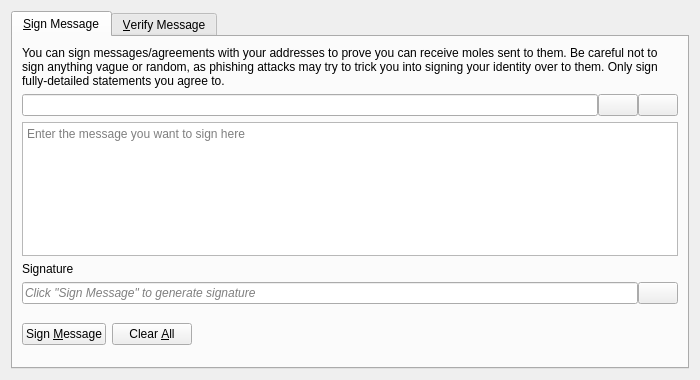
<?xml version="1.0" encoding="UTF-8"?>
<ui version="4.0">
 <class>SignVerifyMessageDialog</class>
 <widget class="QDialog" name="SignVerifyMessageDialog">
  <property name="geometry">
   <rect>
    <x>0</x>
    <y>0</y>
    <width>700</width>
    <height>380</height>
   </rect>
  </property>
  <property name="windowTitle">
   <string>Signatures - Sign / Verify a Message</string>
  </property>
  <property name="modal">
   <bool>true</bool>
  </property>
  <layout class="QVBoxLayout" name="verticalLayout">
   <item>
    <widget class="QTabWidget" name="tabWidget">
     <property name="currentIndex">
      <number>0</number>
     </property>
     <widget class="QWidget" name="tabSignMessage">
      <attribute name="title">
       <string>&amp;Sign Message</string>
      </attribute>
      <layout class="QVBoxLayout" name="verticalLayout_SM">
       <item>
        <widget class="QLabel" name="infoLabel_SM">
         <property name="text">
          <string>You can sign messages/agreements with your addresses to prove you can receive moles sent to them. Be careful not to sign anything vague or random, as phishing attacks may try to trick you into signing your identity over to them. Only sign fully-detailed statements you agree to.</string>
         </property>
         <property name="textFormat">
          <enum>Qt::PlainText</enum>
         </property>
         <property name="wordWrap">
          <bool>true</bool>
         </property>
        </widget>
       </item>
       <item>
        <layout class="QHBoxLayout" name="horizontalLayout_1_SM">
         <property name="spacing">
          <number>0</number>
         </property>
         <item>
          <widget class="QValidatedLineEdit" name="addressIn_SM">
           <property name="toolTip">
            <string>The Mole address to sign the message with</string>
           </property>
          </widget>
         </item>
         <item>
          <widget class="QPushButton" name="addressBookButton_SM">
           <property name="toolTip">
            <string>Choose previously used address</string>
           </property>
           <property name="text">
            <string/>
           </property>
           <property name="icon">
            <iconset resource="../bitcoin.qrc">
             <normaloff>:/icons/address-book</normaloff>:/icons/address-book</iconset>
           </property>
           <property name="shortcut">
            <string>Alt+A</string>
           </property>
           <property name="autoDefault">
            <bool>false</bool>
           </property>
          </widget>
         </item>
         <item>
          <widget class="QPushButton" name="pasteButton_SM">
           <property name="toolTip">
            <string>Paste address from clipboard</string>
           </property>
           <property name="text">
            <string/>
           </property>
           <property name="icon">
            <iconset resource="../bitcoin.qrc">
             <normaloff>:/icons/editpaste</normaloff>:/icons/editpaste</iconset>
           </property>
           <property name="shortcut">
            <string>Alt+P</string>
           </property>
           <property name="autoDefault">
            <bool>false</bool>
           </property>
          </widget>
         </item>
        </layout>
       </item>
       <item>
        <widget class="QPlainTextEdit" name="messageIn_SM">
         <property name="toolTip">
          <string>Enter the message you want to sign here</string>
         </property>
         <property name="placeholderText">
          <string>Enter the message you want to sign here</string>
         </property>
        </widget>
       </item>
       <item>
        <widget class="QLabel" name="signatureLabel_SM">
         <property name="text">
          <string>Signature</string>
         </property>
         <property name="textFormat">
          <enum>Qt::PlainText</enum>
         </property>
        </widget>
       </item>
       <item>
        <layout class="QHBoxLayout" name="horizontalLayout_2_SM">
         <property name="spacing">
          <number>0</number>
         </property>
         <item>
          <widget class="QLineEdit" name="signatureOut_SM">
           <property name="placeholderText">
            <string>Click "Sign Message" to generate signature</string>
           </property>
           <property name="font">
            <font>
             <italic>true</italic>
            </font>
           </property>
           <property name="readOnly">
            <bool>true</bool>
           </property>
          </widget>
         </item>
         <item>
          <widget class="QPushButton" name="copySignatureButton_SM">
           <property name="toolTip">
            <string>Copy the current signature to the system clipboard</string>
           </property>
           <property name="text">
            <string/>
           </property>
           <property name="icon">
            <iconset resource="../bitcoin.qrc">
             <normaloff>:/icons/editcopy</normaloff>:/icons/editcopy</iconset>
           </property>
           <property name="autoDefault">
            <bool>false</bool>
           </property>
          </widget>
         </item>
        </layout>
       </item>
       <item>
        <layout class="QHBoxLayout" name="horizontalLayout_3_SM">
         <item>
          <widget class="QPushButton" name="signMessageButton_SM">
           <property name="toolTip">
            <string>Sign the message to prove you own this Mole address</string>
           </property>
           <property name="text">
            <string>Sign &amp;Message</string>
           </property>
           <property name="icon">
            <iconset resource="../bitcoin.qrc">
             <normaloff>:/icons/edit</normaloff>:/icons/edit</iconset>
           </property>
           <property name="autoDefault">
            <bool>false</bool>
           </property>
          </widget>
         </item>
         <item>
          <widget class="QPushButton" name="clearButton_SM">
           <property name="toolTip">
            <string>Reset all sign message fields</string>
           </property>
           <property name="text">
            <string>Clear &amp;All</string>
           </property>
           <property name="icon">
            <iconset resource="../bitcoin.qrc">
             <normaloff>:/icons/remove</normaloff>:/icons/remove</iconset>
           </property>
           <property name="autoDefault">
            <bool>false</bool>
           </property>
          </widget>
         </item>
         <item>
          <spacer name="horizontalSpacer_1_SM">
           <property name="orientation">
            <enum>Qt::Horizontal</enum>
           </property>
           <property name="sizeHint" stdset="0">
            <size>
             <width>40</width>
             <height>48</height>
            </size>
           </property>
          </spacer>
         </item>
         <item>
          <widget class="QLabel" name="statusLabel_SM">
           <property name="font">
            <font>
             <weight>75</weight>
             <bold>true</bold>
            </font>
           </property>
           <property name="text">
            <string/>
           </property>
           <property name="wordWrap">
            <bool>true</bool>
           </property>
          </widget>
         </item>
         <item>
          <spacer name="horizontalSpacer_2_SM">
           <property name="orientation">
            <enum>Qt::Horizontal</enum>
           </property>
           <property name="sizeHint" stdset="0">
            <size>
             <width>40</width>
             <height>48</height>
            </size>
           </property>
          </spacer>
         </item>
        </layout>
       </item>
      </layout>
     </widget>
     <widget class="QWidget" name="tabVerifyMessage">
      <attribute name="title">
       <string>&amp;Verify Message</string>
      </attribute>
      <layout class="QVBoxLayout" name="verticalLayout_VM">
       <item>
        <widget class="QLabel" name="infoLabel_VM">
         <property name="text">
          <string>Enter the receiver's address, message (ensure you copy line breaks, spaces, tabs, etc. exactly) and signature below to verify the message. Be careful not to read more into the signature than what is in the signed message itself, to avoid being tricked by a man-in-the-middle attack. Note that this only proves the signing party receives with the address, it cannot prove sendership of any transaction!</string>
         </property>
         <property name="textFormat">
          <enum>Qt::PlainText</enum>
         </property>
         <property name="alignment">
          <set>Qt::AlignLeading|Qt::AlignLeft|Qt::AlignTop</set>
         </property>
         <property name="wordWrap">
          <bool>true</bool>
         </property>
        </widget>
       </item>
       <item>
        <layout class="QHBoxLayout" name="horizontalLayout_1_VM">
         <property name="spacing">
          <number>0</number>
         </property>
         <item>
          <widget class="QValidatedLineEdit" name="addressIn_VM">
           <property name="toolTip">
            <string>The Mole address the message was signed with</string>
           </property>
          </widget>
         </item>
         <item>
          <widget class="QPushButton" name="addressBookButton_VM">
           <property name="toolTip">
            <string>Choose previously used address</string>
           </property>
           <property name="text">
            <string/>
           </property>
           <property name="icon">
            <iconset resource="../bitcoin.qrc">
             <normaloff>:/icons/address-book</normaloff>:/icons/address-book</iconset>
           </property>
           <property name="shortcut">
            <string>Alt+A</string>
           </property>
           <property name="autoDefault">
            <bool>false</bool>
           </property>
          </widget>
         </item>
        </layout>
       </item>
       <item>
        <widget class="QPlainTextEdit" name="messageIn_VM">
          <property name="toolTip">
            <string>The signed message to verify</string>
          </property>
          <property name="placeholderText">
            <string>The signed message to verify</string>
          </property>
        </widget>
       </item>
       <item>
        <widget class="QValidatedLineEdit" name="signatureIn_VM">
          <property name="toolTip">
            <string>The signature given when the message was signed</string>
          </property>
          <property name="placeholderText">
            <string>The signature given when the message was signed</string>
          </property>
        </widget>
       </item>
       <item>
        <layout class="QHBoxLayout" name="horizontalLayout_2_VM">
         <item>
          <widget class="QPushButton" name="verifyMessageButton_VM">
           <property name="toolTip">
            <string>Verify the message to ensure it was signed with the specified Mole address</string>
           </property>
           <property name="text">
            <string>Verify &amp;Message</string>
           </property>
           <property name="icon">
            <iconset resource="../bitcoin.qrc">
             <normaloff>:/icons/transaction_0</normaloff>:/icons/transaction_0</iconset>
           </property>
           <property name="autoDefault">
            <bool>false</bool>
           </property>
          </widget>
         </item>
         <item>
          <widget class="QPushButton" name="clearButton_VM">
           <property name="toolTip">
            <string>Reset all verify message fields</string>
           </property>
           <property name="text">
            <string>Clear &amp;All</string>
           </property>
           <property name="icon">
            <iconset resource="../bitcoin.qrc">
             <normaloff>:/icons/remove</normaloff>:/icons/remove</iconset>
           </property>
           <property name="autoDefault">
            <bool>false</bool>
           </property>
          </widget>
         </item>
         <item>
          <spacer name="horizontalSpacer_1_VM">
           <property name="orientation">
            <enum>Qt::Horizontal</enum>
           </property>
           <property name="sizeHint" stdset="0">
            <size>
             <width>40</width>
             <height>48</height>
            </size>
           </property>
          </spacer>
         </item>
         <item>
          <widget class="QLabel" name="statusLabel_VM">
           <property name="font">
            <font>
             <weight>75</weight>
             <bold>true</bold>
            </font>
           </property>
           <property name="text">
            <string/>
           </property>
           <property name="wordWrap">
            <bool>true</bool>
           </property>
          </widget>
         </item>
         <item>
          <spacer name="horizontalSpacer_2_VM">
           <property name="orientation">
            <enum>Qt::Horizontal</enum>
           </property>
           <property name="sizeHint" stdset="0">
            <size>
             <width>40</width>
             <height>48</height>
            </size>
           </property>
          </spacer>
         </item>
        </layout>
       </item>
      </layout>
     </widget>
    </widget>
   </item>
  </layout>
 </widget>
 <customwidgets>
  <customwidget>
   <class>QValidatedLineEdit</class>
   <extends>QLineEdit</extends>
   <header>qt/qvalidatedlineedit.h</header>
  </customwidget>
 </customwidgets>
 <resources>
  <include location="../bitcoin.qrc"/>
 </resources>
 <connections/>
</ui>
